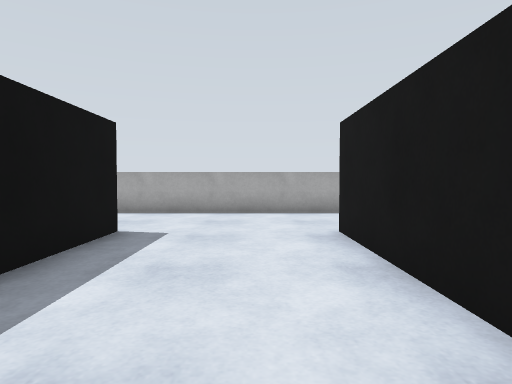
view 1 (above)

24 first-person views from a walk through a Gazebo world. The camera is 0.92 m above the floor, tilts 2° down and sees 75° across. The floor is counted in squares, 1 m on a side. Each view is taken from the middle of a square. On the plan, view 1 faces up. The plan holds only what a view shows up to about 12 squares ahead; the rest is blank.

view 2
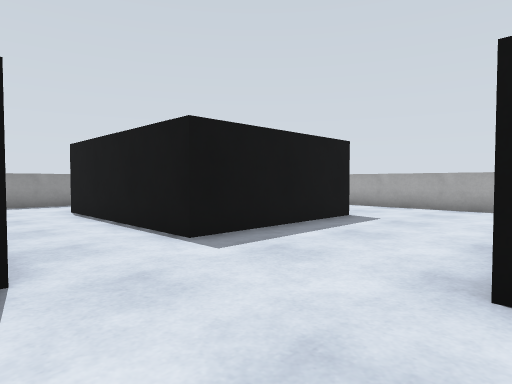

view 3
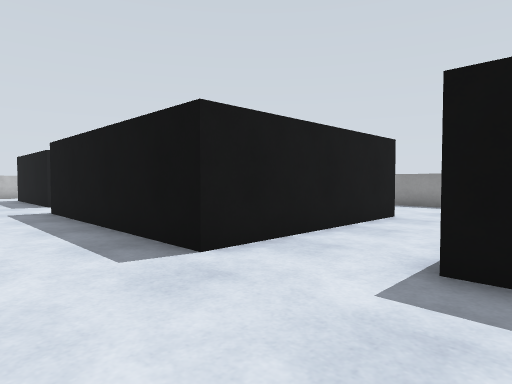

view 4
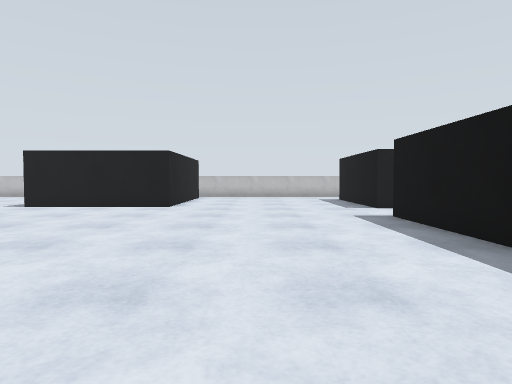

view 5
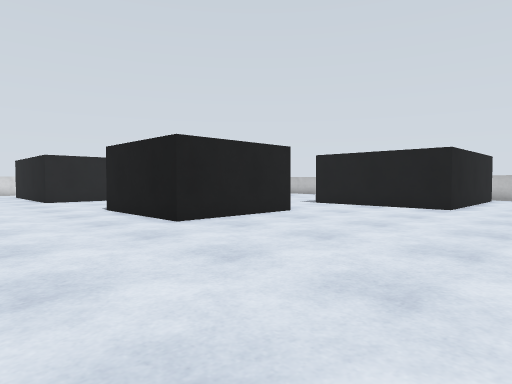

view 6
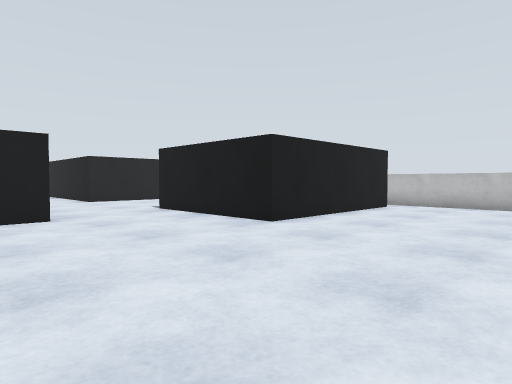

view 7
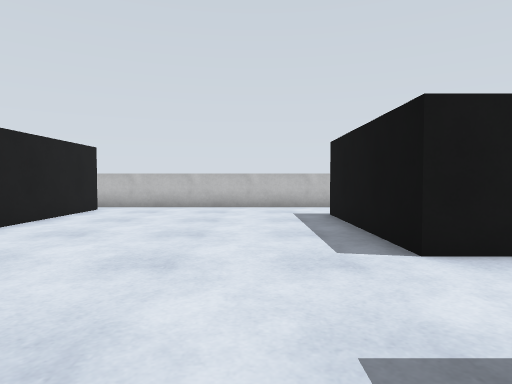

view 8
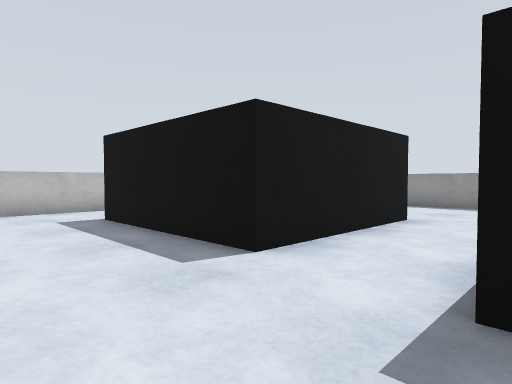

view 9
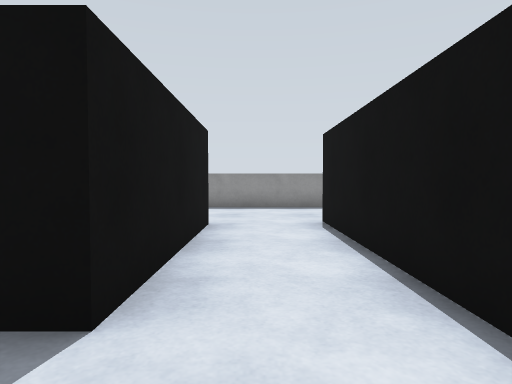

view 10
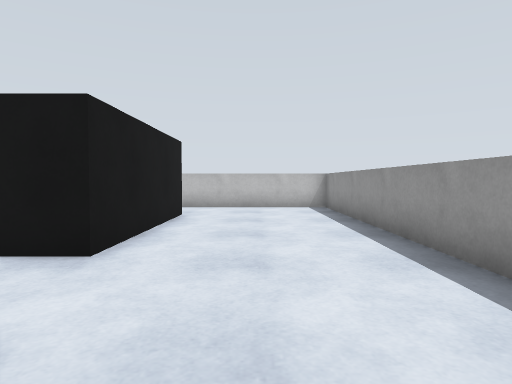

view 11
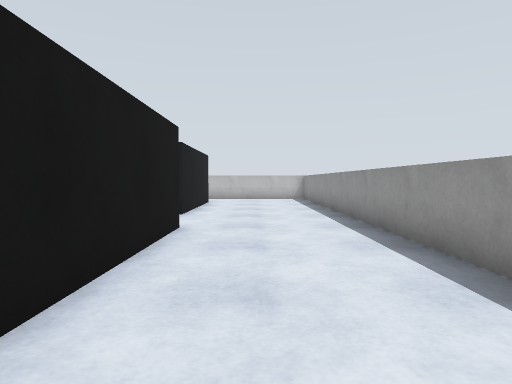

view 12
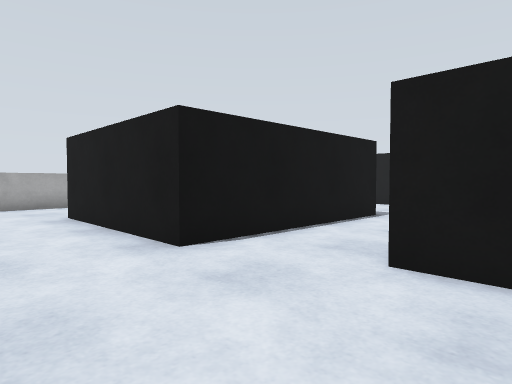

view 13
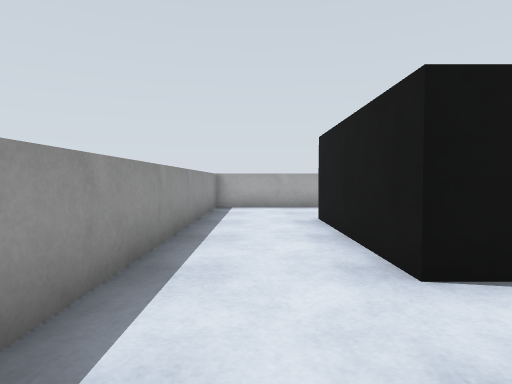

view 14
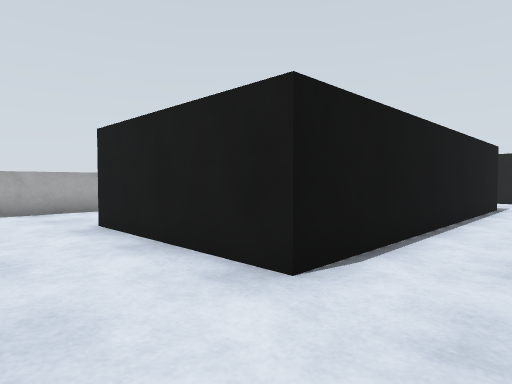

view 15
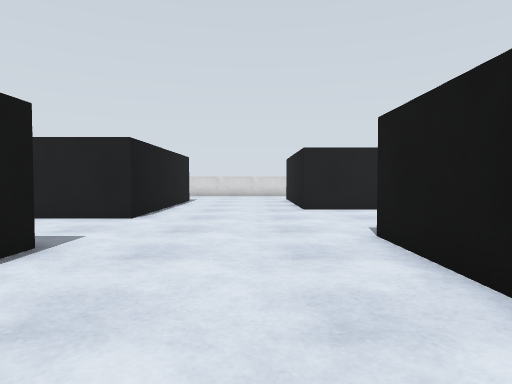

view 16
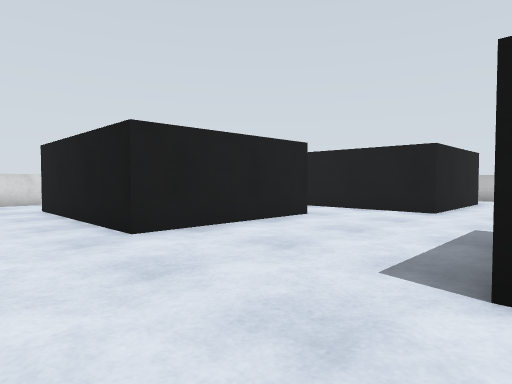

view 17
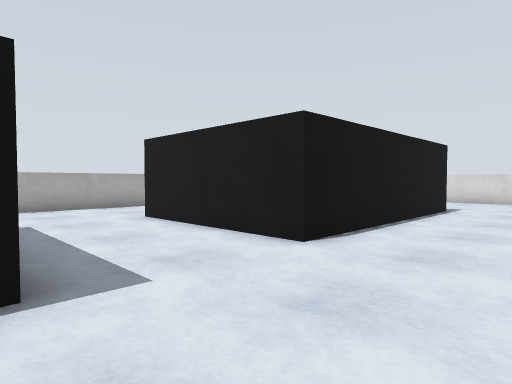

view 18
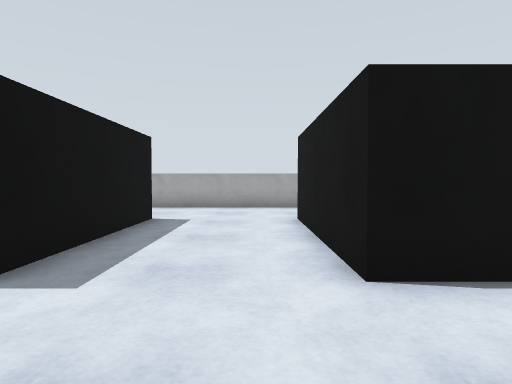

view 19
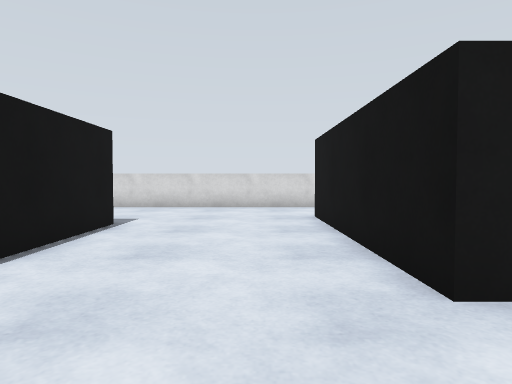

view 20
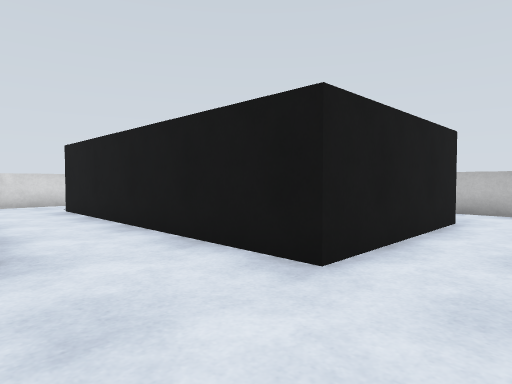

view 21
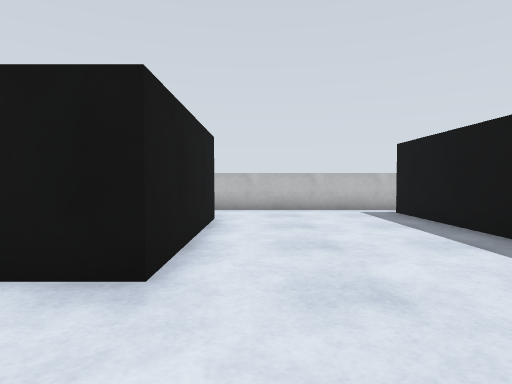

view 22
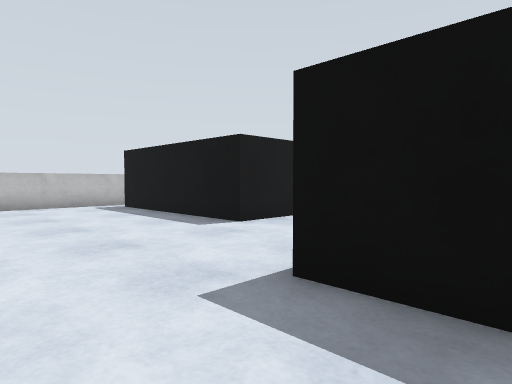

view 23
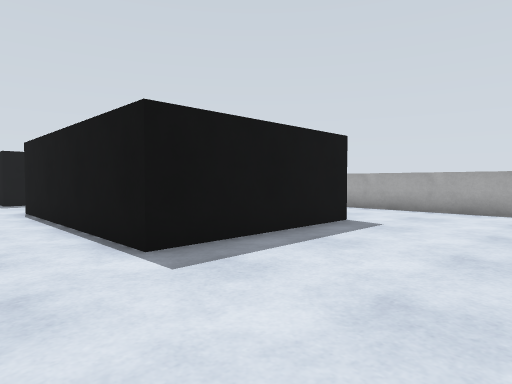

view 24
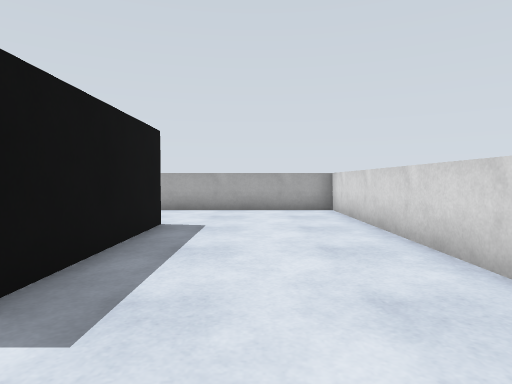

### Floor plan
Key: @ floor where view 1 was taken; # wall or solid block; . floor; B building.
Columns run from 12 left of view 1 to 27 right of it. Each row starts with its distance up from view 1.
 10 #####   ########      ########  ########
  9 #....   .......        ......    ......#
  8 #....    ......        ......    ......#
  7 #....    ......        .....     ......#
  6 #...B    B....B        B...B      B....#
  5 #...B    B....B        B...B      B....#
  4 #...B    B....B        B...B      B....#
  3 #...B    B....B        B...B      B....#
  2 #...B    B....B        B...B      B....#
  1 #...BBBBBB....BBBBBBBBBB...BBBBBBBB....#
  0 #...........@..........................#
 -1 #......................................#
 -2 #....BBBBBB............................#
 -3 #....B    B............................#
 -4 #....B    B..........BBBB.....BBBBBB ..#
 -5 #....B    B..........B   .....B
 -6 #....B    B..........B  B.....B
 -7 #....B    B..........B  B.....B
 -8 #....BBBBBB..........B  B.....B
 -9 #...................................
-10 #......................................#
-11 #....BBBBBB................BBBBBBBBBB..#
-12 #....B    B......BBBBBB....B           #
-13 #....B    B......B    B....B
-14 #....B    B......B    B....B
-15 #....B    B......B    B....B
-16 #....B    B......B    B....B
-17 #.....    .......B    B.....
-18 #.....   .........    ......
-19 #######  #########    #######

Where each view was taken, in squares from view 1:
view 1: 0 up, 0 right, facing up
view 2: 2 down, 2 right, facing up-left
view 3: 2 up, 1 right, facing down-left
view 4: 0 up, 2 right, facing down
view 5: 0 up, 2 right, facing down-right
view 6: 6 down, 0 right, facing down-right
view 7: 7 down, 0 right, facing down
view 8: 8 down, 1 right, facing down-left
view 9: 10 down, 0 right, facing left
view 10: 7 down, 9 left, facing down
view 11: 2 down, 9 left, facing down
view 12: 3 down, 11 left, facing up-right
view 13: 2 down, 10 left, facing up
view 14: 1 down, 1 left, facing up-right
view 15: 2 down, 7 right, facing right
view 16: 1 down, 12 right, facing down-right
view 17: 2 down, 11 right, facing up-right
view 18: 2 down, 14 right, facing up
view 19: 2 down, 15 right, facing right
view 20: 8 down, 13 right, facing down-right
view 21: 8 down, 14 right, facing down
view 22: 6 down, 15 right, facing down-left
view 23: 1 down, 26 right, facing up-left
view 24: 1 down, 24 right, facing up
